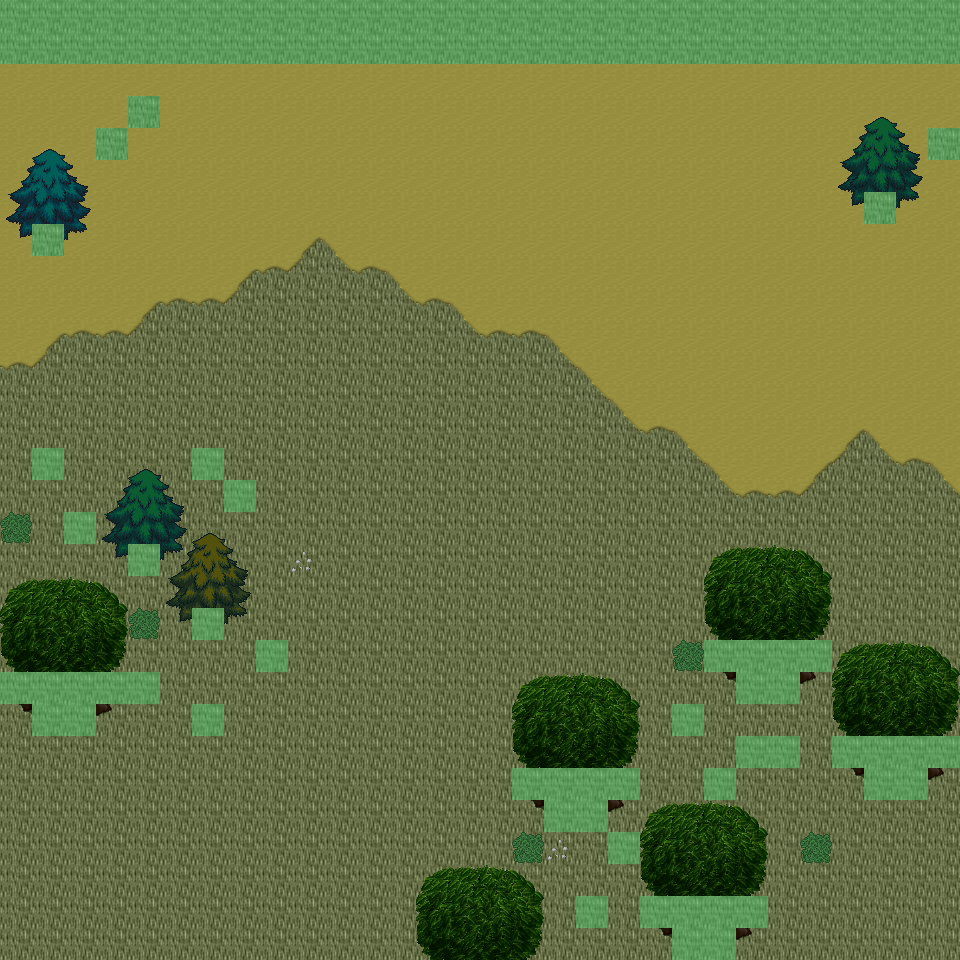

Below is a game level as drawn by its tile map, then a one-line description and the .tmx that defines it (tile-layer data replaced by summaries):
An orthogonal 30x30 tile map with 32x32 px tiles, 6 tile layers (Ground, Object, Object2, Above, ...), 23 tilesets and 7 objects (7x mapExit).

<map version="1.0" orientation="orthogonal" renderorder="right-down" width="30" height="30" tilewidth="32" tileheight="32" nextobjectid="8">
  <tileset firstgid="1" name="tileset_ground_ground" tilewidth="32" tileheight="32" tilecount="33" columns="3">
    <image source="../drawable/tileset_ground_ground.png" width="96" height="352" />
  </tileset>
  <tileset firstgid="34" name="tileset_ground_ridge_earth_dark" tilewidth="32" tileheight="32" tilecount="96" columns="12">
    <image source="../drawable/tileset_ground_ridge_earth_dark.png" width="384" height="256" />
  </tileset>
  <tileset firstgid="130" name="tileset_logic_collision" tilewidth="32" tileheight="32" tilecount="1" columns="1">
    <image source="../drawable/tileset_logic_collision.png" width="32" height="32" />
  </tileset>
  <tileset firstgid="131" name="tileset_logic_creature_animal" tilewidth="32" tileheight="32" tilecount="32" columns="8">
    <image source="../drawable/tileset_logic_creature_animal.png" width="256" height="128" />
  </tileset>
  <tileset firstgid="163" name="tileset_ground_earth_edges" tilewidth="32" tileheight="32" tilecount="18" columns="6">
    <image source="../drawable/tileset_ground_earth_edges.png" width="192" height="96" />
  </tileset>
  <tileset firstgid="181" name="tileset_plant_grasses" tilewidth="32" tileheight="32" tilecount="6" columns="3">
    <image source="../drawable/tileset_plant_grasses.png" width="96" height="64" />
  </tileset>
  <tileset firstgid="187" name="tileset_ground_earth_edges_yellowgreen" tilewidth="32" tileheight="32" tilecount="15" columns="5">
    <image source="../drawable/tileset_ground_earth_edges_yellowgreen.png" width="160" height="96" />
  </tileset>
  <tileset firstgid="202" name="tileset_ground_grass_corners" tilewidth="32" tileheight="32" tilecount="24" columns="6">
    <image source="../drawable/tileset_ground_grass_corners.png" width="192" height="128" />
  </tileset>
  <tileset firstgid="226" name="tileset_plant_tree_tree_darkgreen" tilewidth="32" tileheight="32" tilecount="88" columns="8">
    <image source="../drawable/tileset_plant_tree_tree_darkgreen.png" width="256" height="352" />
  </tileset>
  <tileset firstgid="314" name="tileset_plant_tree_evergreen" tilewidth="32" tileheight="32" tilecount="36" columns="3">
    <image source="../drawable/tileset_plant_tree_evergreen.png" width="96" height="384" />
  </tileset>
  <tileset firstgid="350" name="tileset_plant_bush_various_small" tilewidth="32" tileheight="32" tilecount="9" columns="3">
    <image source="../drawable/tileset_plant_bush_various_small.png" width="96" height="96" />
  </tileset>
  <tileset firstgid="359" name="tileset_plant_bush_bushes" tilewidth="32" tileheight="32" tilecount="10" columns="5">
    <image source="../drawable/tileset_plant_bush_bushes.png" width="160" height="64" />
  </tileset>
  <tileset firstgid="369" name="tileset_building_decoration_rocks" tilewidth="32" tileheight="32" tilecount="6" columns="3">
    <image source="../drawable/tileset_building_decoration_rocks.png" width="96" height="64" />
  </tileset>
  <tileset firstgid="375" name="tileset_ground_stonecircle" tilewidth="32" tileheight="32" tilecount="81" columns="9">
    <image source="../drawable/tileset_ground_stonecircle.png" width="288" height="288" />
  </tileset>
  <tileset firstgid="456" name="tileset_ground_rock_rocks" tilewidth="32" tileheight="32" tilecount="4" columns="2">
    <image source="../drawable/tileset_ground_rock_rocks.png" width="64" height="64" />
  </tileset>
  <tileset firstgid="460" name="tileset_building_decoration_orbpedestal" tilewidth="32" tileheight="32" tilecount="2" columns="1">
    <image source="../drawable/tileset_building_decoration_orbpedestal.png" width="32" height="64" />
  </tileset>
  <tileset firstgid="462" name="tileset_building_house_chalet" tilewidth="32" tileheight="32" tilecount="56" columns="7">
    <image source="../drawable/tileset_building_house_chalet.png" width="224" height="256" />
  </tileset>
  <tileset firstgid="518" name="tileset_building_tower_chalet" tilewidth="32" tileheight="32" tilecount="16" columns="2">
    <image source="../drawable/tileset_building_tower_chalet.png" width="64" height="256" />
  </tileset>
  <tileset firstgid="534" name="tileset_plant_bush_bush_pinks" tilewidth="32" tileheight="32" tilecount="4" columns="2">
    <image source="../drawable/tileset_plant_bush_bush_pinks.png" width="64" height="64" />
  </tileset>
  <tileset firstgid="538" name="tileset_ground_dry_grass" tilewidth="32" tileheight="32" tilecount="54" columns="9">
    <image source="../drawable/tileset_ground_dry_grass.png" width="288" height="192" />
  </tileset>
  <tileset firstgid="592" name="tileset_object_rock_pillars_stone" tilewidth="32" tileheight="32" tilecount="36" columns="6">
    <image source="../drawable/tileset_object_rock_pillars_stone.png" width="192" height="192" />
  </tileset>
  <tileset firstgid="628" name="tileset_building_door_brown_door" tilewidth="32" tileheight="32" tilecount="3" columns="1">
    <image source="../drawable/tileset_building_door_brown_door.png" width="32" height="96" />
  </tileset>
  <tileset firstgid="631" name="tileset_logic_creature_fowl" tilewidth="32" tileheight="32" tilecount="6" columns="6">
    <image source="../drawable/tileset_logic_creature_fowl.png" width="192" height="32" />
  </tileset>
  <layer name="Ground" width="30" height="30">
    <data>[900 cells, 900 non-empty, 2 distinct tile ids]</data>
  </layer>
  <layer name="Object" width="30" height="30">
    <data>[900 cells, 163 non-empty, 26 distinct tile ids]</data>
  </layer>
  <layer name="Object2" width="30" height="30">
    <data>[900 cells, 0 non-empty, 0 distinct tile ids]</data>
  </layer>
  <layer name="Above" width="30" height="30">
    <data>[900 cells, 112 non-empty, 34 distinct tile ids]</data>
  </layer>
  <layer name="Above2" width="30" height="30">
    <data>[900 cells, 10 non-empty, 10 distinct tile ids]</data>
  </layer>
  <layer name="Walkable" width="30" height="30">
    <data>[900 cells, 110 non-empty, 1 distinct tile ids]</data>
  </layer>
  <objectgroup name="MapEvents">
    <object id="1" name="south" type="mapExit" x="0" y="928" width="672" height="32">
      <properties>
        <property name="map" value="level_0_x172_y9" />
        <property name="x" value="0" />
        <property name="y" value="1" />
      </properties>
    </object>
    <object id="2" name="south2" type="mapExit" x="736" y="928" width="224" height="32">
      <properties>
        <property name="map" value="level_0_x172_y9" />
        <property name="x" value="23" />
        <property name="y" value="1" />
      </properties>
    </object>
    <object id="3" name="west" type="mapExit" x="0" y="64" width="32" height="608">
      <properties>
        <property name="map" value="level_0_x171_y8" />
        <property name="x" value="28" />
        <property name="y" value="2" />
      </properties>
    </object>
    <object id="4" name="west2" type="mapExit" x="0" y="704" width="32" height="256">
      <properties>
        <property name="map" value="level_0_x171_y8" />
        <property name="x" value="28" />
        <property name="y" value="22" />
      </properties>
    </object>
    <object id="5" name="east" type="mapExit" x="928" y="64" width="32" height="64">
      <properties>
        <property name="map" value="level_0_x173_y8" />
        <property name="x" value="1" />
        <property name="y" value="2" />
      </properties>
    </object>
    <object id="6" name="east2" type="mapExit" x="928" y="160" width="32" height="576">
      <properties>
        <property name="map" value="level_0_x173_y8" />
        <property name="x" value="1" />
        <property name="y" value="5" />
      </properties>
    </object>
    </objectgroup>
</map>
<!-- 1 of 7 objects omitted -->
